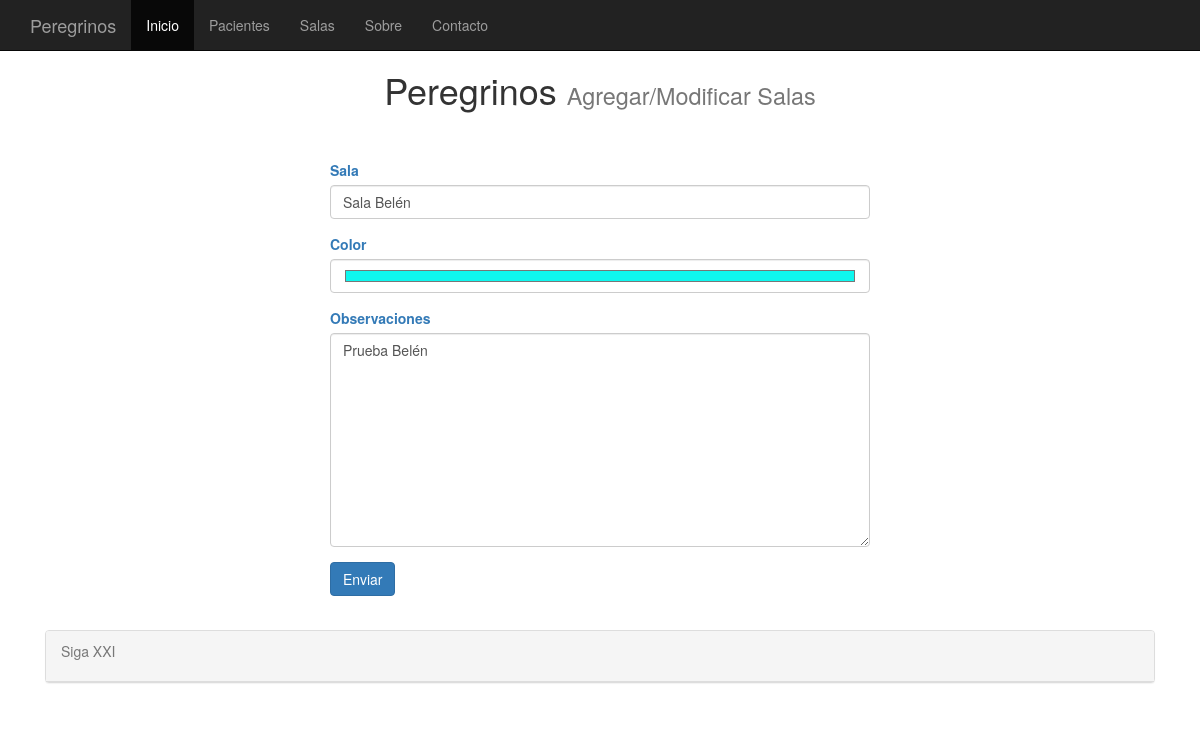
Before: /sala/editar/5/ with the older database file.
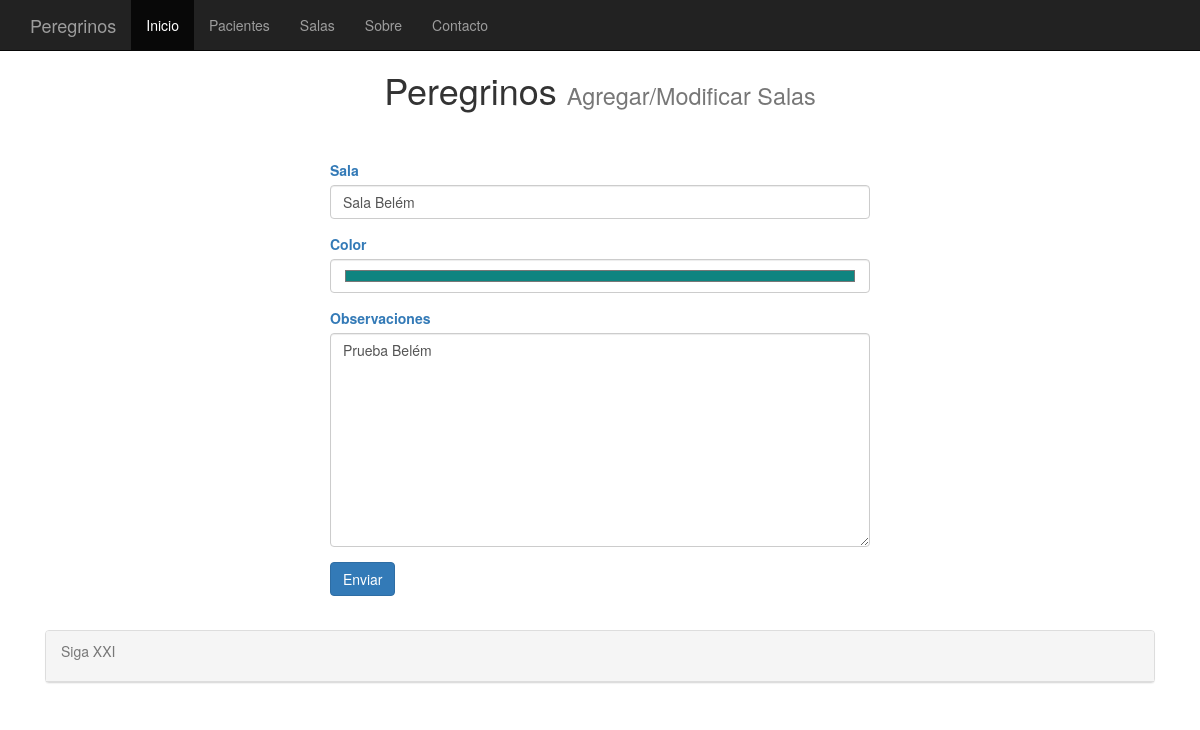
After: the same page with the newer database file.
### clinica/models.py (models this page shows, shortened)
class salas(models.Model):
    sala = models.CharField(max_length=25)
    color = models.CharField(max_length=7)
    observaciones = models.TextField(default=None, null=True)

### clinica/forms.py (the view)
# urls.py: url(r'^sala/editar/(?P<pk>[0-9]+)/$', EditarSala.as_view(), name = 'sala_editar'),
class EditarSala(UpdateView):
    model = salas
    fields = ['sala', 'color', 'observaciones',]

### templates/clinica/salas_form.html (shortened to what this page needs)
<html>
{% extends "base.html" %}
{%   load   staticfiles   %}
{% block titulo %}
Agregar/Modificar Salas
{% endblock %}
{% block content %}
<row>
  <div class="col-md-6 col-md-offset-3">
    <br /><br />
    <form action="" role="form" method="post">{% csrf_token %}
      <div class="form-group">
        <label for="id_sala" class="text-primary" >Sala</label>
        <input type="text" class="form-control" placeholder="Introduce el nombre" id={{ form.sala }}
      </div>
      <div class="form-group">
        <label for="id_color" class="text-primary">Color</label>
        <input type="color" class="form-control" placeholder="Escoge el color" id={{ form.color }}
      </div>
      <div class="form-group">
        <label for="id_observaciones" class="text-primary">Observaciones</label>
        <textarea class="form-control" placeholder="Observaciones" id={{ form.observaciones }}
      </div>
      <button type="submit" class="btn btn-primary">Enviar</button>
    </form>
    <br /<br />
  </div>
</row>
{% endblock %}

Changed rows visible on the page:
changed salas: observaciones "Prueba Belén" → "Prueba Belém"
Other visible differences:
form field sala: "Sala Belén" → "Sala Belém"
form field color: "#0ff7ef" → "#0e8480"
